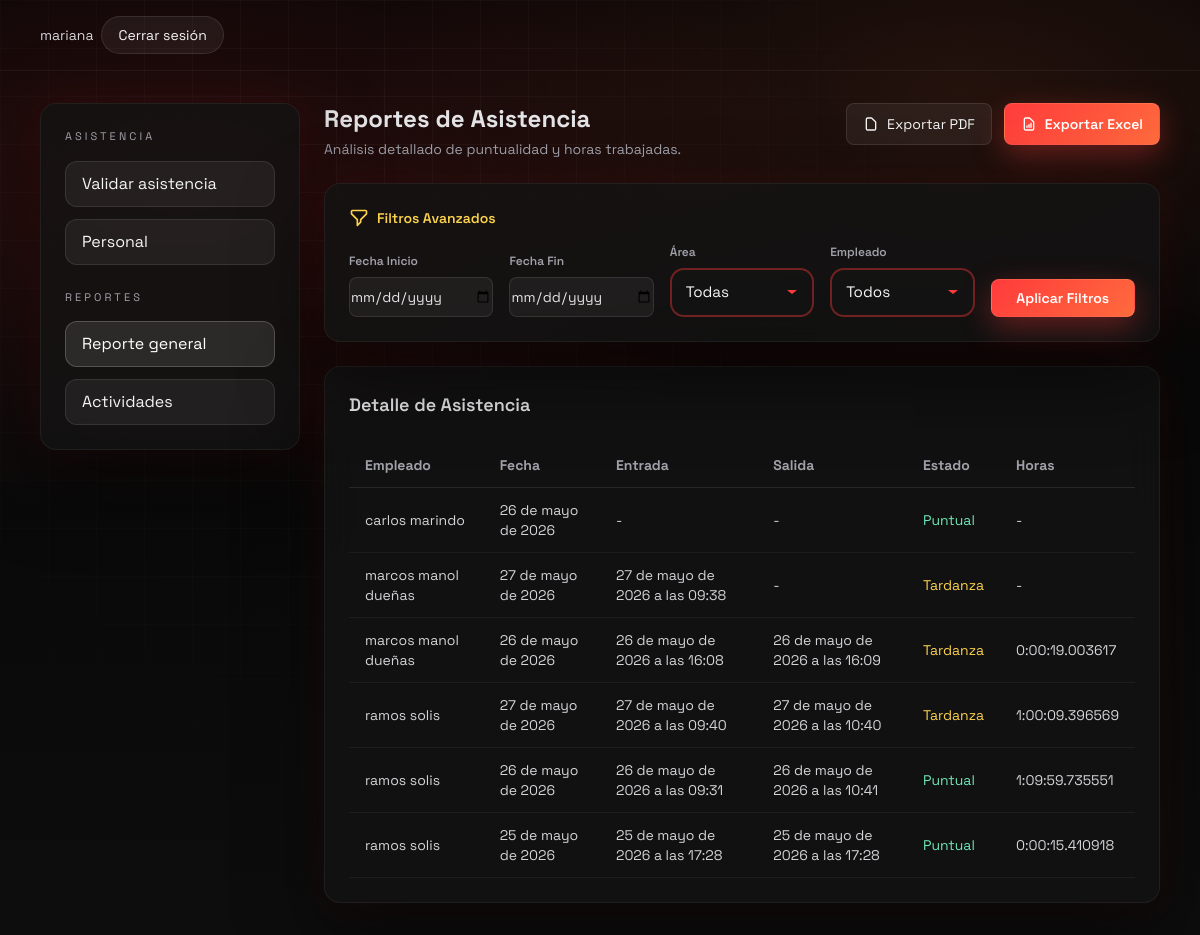
Screenshot of /asistencias/reporte/ (signed in) with the database file from the repository.
### asistencia/models.py (models this page shows, shortened)
class CustomUser(AbstractUser):
    ROL_ADMIN = "admin"
    ROL_RRHH = "rrhh"
    ROL_SUPERVISOR = "supervisor"
    ROL_EMPLEADO = "empleado"
    ROL_PPHH = "pphh"
    ROLES = (
        (ROL_ADMIN, "Administrador"),
        (ROL_RRHH, "RRHH"),
        (ROL_SUPERVISOR, "Supervisor"),
        (ROL_EMPLEADO, "Empleado"),
        (ROL_PPHH, "Practicante (PP.HH.)"),
    )
    rol = models.CharField(max_length=20, choices=ROLES, default=ROL_EMPLEADO)
    dni = models.CharField(max_length=11, unique=True, verbose_name="DNI/CE")
    supervisor = models.ForeignKey(
        'self',
        on_delete=models.SET_NULL,
        null=True,
        blank=True,
        related_name='subordinados'
    )
    horario = models.ForeignKey(
        Horario,
        on_delete=models.SET_NULL,
        null=True,
        blank=True,
        related_name='empleados'
    )
    area = models.ForeignKey(
        Area,
        on_delete=models.SET_NULL,
        null=True,
        blank=True,
        related_name='empleados',
        verbose_name="Área de Práctica"
    )
    permite_remoto = models.BooleanField(default=False)
    codigo_qr = models.CharField(
        max_length=50,
        unique=True,
        editable=False,
        null=True,
        blank=True,
        help_text="Código QR único del empleado para validar asistencia"
    )

class RegistroAsistencia(models.Model):
    ESTADO_A_TIEMPO = "a_tiempo"
    ESTADO_TARDANZA = "tardanza"
    ESTADO_FALTA = "falta"
    ESTADO_PERMISO = "permiso"
    ESTADO_RECUPERACION = "recuperacion"
    ESTADOS = (
        (ESTADO_A_TIEMPO, "A tiempo"),
        (ESTADO_TARDANZA, "Tardanza"),
        (ESTADO_FALTA, "Falta"),
        (ESTADO_PERMISO, "Permiso"),
        (ESTADO_RECUPERACION, "Recuperación"),
    )
    empleado = models.ForeignKey(CustomUser, on_delete=models.CASCADE, related_name="registros")
    fecha = models.DateField()
    hora_entrada = models.DateTimeField(null=True, blank=True)
    hora_salida = models.DateTimeField(null=True, blank=True)
    inicio_almuerzo = models.DateTimeField(null=True, blank=True)
    fin_almuerzo = models.DateTimeField(null=True, blank=True)
    estado = models.CharField(max_length=20, choices=ESTADOS, default=ESTADO_A_TIEMPO)
    ip_registro = models.GenericIPAddressField(protocol="IPv4", null=True, blank=True)
    latitud_entrada = models.DecimalField(max_digits=9, decimal_places=6, null=True, blank=True)
    longitud_entrada = models.DecimalField(max_digits=9, decimal_places=6, null=True, blank=True)
    latitud_salida = models.DecimalField(max_digits=9, decimal_places=6, null=True, blank=True)
    longitud_salida = models.DecimalField(max_digits=9, decimal_places=6, null=True, blank=True)
    precisión_entrada = models.FloatField(null=True, blank=True, help_text="Precisión GPS en metros")
    precisión_salida = models.FloatField(null=True, blank=True, help_text="Precisión GPS en metros")
    horas_netas_trabajadas = models.DurationField(null=True, blank=True)
    actividad_diaria = models.TextField(null=True, blank=True, help_text="Resumen de lo que hizo el practicante hoy.")
    class Meta:
        unique_together = ("empleado", "fecha")
        ordering = ["-fecha"]

### asistencia/views.py (the view)
# urls.py: path("asistencias/reporte/", views.ReporteAsistenciasView.as_view(), name="reporte"),
class ReporteAsistenciasView(LoginRequiredMixin, TemplateView):
    template_name = "asistencia/reporte.html"
    def dispatch(self, request, *args, **kwargs):
        if request.user.rol not in [
            CustomUser.ROL_ADMIN,
            CustomUser.ROL_RRHH,
            CustomUser.ROL_SUPERVISOR,
        ]:
            return redirect(obtener_redirect_por_rol(request.user))
        return super().dispatch(request, *args, **kwargs)
    def get_context_data(self, **kwargs):
        context = super().get_context_data(**kwargs)
        registros = RegistroAsistencia.objects.all()
        fecha_inicio = self.request.GET.get('fecha_inicio')
        fecha_fin = self.request.GET.get('fecha_fin')
        empleado_id = self.request.GET.get('empleado')
        area_id = self.request.GET.get('area')
        if fecha_inicio:
            registros = registros.filter(fecha__gte=fecha_inicio)
        if fecha_fin:
            registros = registros.filter(fecha__lte=fecha_fin)
        if empleado_id:
            registros = registros.filter(empleado_id=empleado_id)
        if area_id:
            registros = registros.filter(empleado__area_id=area_id)
        context["registros"] = registros.order_by(
            "empleado__first_name",
            "empleado__last_name",
            "-fecha",
            "-hora_entrada",
        )
        context['empleados_list'] = CustomUser.objects.filter(rol=CustomUser.ROL_EMPLEADO, is_active=True).order_by('first_name', 'last_name')
        context['areas_list'] = Area.objects.all().order_by('nombre')
        return context

### asistencia/templates/asistencia/reporte.html (shortened to what this page needs)
{% extends "asistencia/base_admin.html" %}
{% block admin_content %}
<div class="space-y-6">
    <div class="flex flex-col md:flex-row md:items-start md:justify-between gap-4">
        <div>
            <h2 class="text-2xl font-bold text-zinc-200 mb-1">Reportes de Asistencia</h2>
            <p class="text-sm text-zinc-400">Análisis detallado de puntualidad y horas trabajadas.</p>
        </div>
        <div class="flex gap-3">
            <button class="btn-ghost px-4 py-2.5 rounded-lg text-sm flex items-center gap-2">
                <svg class="w-4 h-4" fill="none" stroke="currentColor" viewBox="0 0 24 24"><path stroke-linecap="round" stroke-linejoin="round" stroke-width="2" d="M7 21h10a2 2 0 002-2V9.414a1 1 0 00-.293-.707l-5.414-5.414A1 1 0 0012.586 3H7a2 2 0 00-2 2v14a2 2 0 002 2z"></path></svg>
                Exportar PDF
            </button>
            <a href="{% url 'exportar_reporte_excel' %}?{{ request.GET.urlencode }}" class="btn-neo px-4 py-2.5 rounded-lg text-sm flex items-center gap-2">
                <svg class="w-4 h-4" fill="none" stroke="currentColor" viewBox="0 0 24 24"><path stroke-linecap="round" stroke-linejoin="round" stroke-width="2" d="M9 17v-2m3 2v-4m3 4v-6m2 10H7a2 2 0 01-2-2V5a2 2 0 012-2h5.586a1 1 0 01.707.293l5.414 5.414a1 1 0 01.293.707V19a2 2 0 01-2 2z"></path></svg>
                Exportar Excel
            </a>
        </div>
    </div>
    <div class="glass rounded-2xl p-6 space-y-4 overflow-visible relative z-50">
        <div class="flex items-center gap-2 text-amber-300 font-semibold text-sm">
            <svg class="w-5 h-5" fill="none" stroke="currentColor" viewBox="0 0 24 24"><path stroke-linecap="round" stroke-linejoin="round" stroke-width="2" d="M3 4a1 1 0 011-1h16a1 1 0 011 1v2.586a1 1 0 01-.293.707l-6.414 6.414a1 1 0 00-.293.707V17l-4 4v-6.586a1 1 0 00-.293-.707L3.293 7.293A1 1 0 013 6.586V4z"></path></svg>
            Filtros Avanzados
        </div>
        <form method="GET" action="" class="grid grid-cols-1 md:grid-cols-5 gap-4 items-end">
            <div>
                <label class="block text-xs font-semibold text-zinc-400 mb-2">Fecha Inicio</label>
                <input type="date" name="fecha_inicio" class="w-full text-sm py-2 rounded-lg bg-white/5 border border-white/10 text-zinc-200" value="{{ request.GET.fecha_inicio }}">
            </div>
            <div>
                <label class="block text-xs font-semibold text-zinc-400 mb-2">Fecha Fin</label>
                <input type="date" name="fecha_fin" class="w-full text-sm py-2 rounded-lg bg-white/5 border border-white/10 text-zinc-200" value="{{ request.GET.fecha_fin }}">
            </div>
            <div>
                <label class="block text-xs font-semibold text-zinc-400 mb-2">Área</label>
            </div>
            <div>
                <label class="block text-xs font-semibold text-zinc-400 mb-2">Empleado</label>
            </div>
            <div>
                <button type="submit" class="w-full btn-neo py-2 rounded-lg text-sm font-semibold">
                    Aplicar Filtros
                </button>
            </div>
        </form>
    </div>
    <div class="glass rounded-2xl p-6">
        <h3 class="text-lg font-semibold text-zinc-200 mb-6">Detalle de Asistencia</h3>
        <div class="overflow-x-auto">
            <table class="w-full text-sm text-zinc-300">
                <thead>
                    <tr class="text-left text-zinc-400 border-b border-white/10">
                        <th class="py-3 px-4">Empleado</th>
                        <th class="py-3 px-4">Fecha</th>
                        <th class="py-3 px-4">Entrada</th>
                        <th class="py-3 px-4">Salida</th>
                        <th class="py-3 px-4">Estado</th>
                        <th class="py-3 px-4">Horas</th>
                    </tr>
                </thead>
                <tbody>
                    {% for registro in registros %}
                    <tr class="border-b border-white/5 hover:bg-white/5 transition">
                        <td class="py-3 px-4">{{ registro.empleado.get_full_name|default:registro.empleado.username }}</td>
                        <td class="py-3 px-4">{{ registro.fecha }}</td>
                        <td class="py-3 px-4">{{ registro.hora_entrada|default:"-" }}</td>
                        <td class="py-3 px-4">{{ registro.hora_salida|default:"-" }}</td>
                        <td class="py-3 px-4">
                            {% if registro.estado == "a_tiempo" %}
                                <span class="text-emerald-300">Puntual</span>
                            {% elif registro.estado == "tardanza" %}
                                <span class="text-amber-300">Tardanza</span>
                            {% else %}
                                <span class="text-rose-300">Falta</span>
                            {% endif %}
                        </td>
                        <td class="py-3 px-4">{{ registro.horas_netas_trabajadas|default:"-" }}</td>
                    </tr>
                    {% empty %}
                    <tr>
                        <td colspan="6" class="py-8 px-4 text-center text-zinc-500">
                            Sin registros disponibles
                        </td>
                    </tr>
                    {% endfor %}
                </tbody>
            </table>
        </div>
    </div>
</div>
{% endblock %}

### asistencia/templates/asistencia/base.html (shortened to what this page needs)
<!DOCTYPE html>
<html lang="es">
<head>
    <script src="https://cdn.tailwindcss.com"></script>
</head>
<body>
    <div class="page-bg" aria-hidden="true"></div>
    <header class="relative z-10 border-b border-white/5">
        <div class="max-w-6xl mx-auto px-4 py-4 flex flex-wrap items-center justify-between gap-4">
            <div class="text-sm flex items-center gap-2">
                {% if user.is_authenticated %}
                <span class="hidden sm:inline-block text-zinc-300 truncate max-w-[150px]">{{ user.username }}</span>
                <form method="post" action="/logout/" class="inline m-0">
                    <button type="submit" class="btn-ghost px-3 sm:px-4 py-2 rounded-full text-xs sm:text-sm whitespace-nowrap">Cerrar sesión</button>
                </form>
                {% endif %}
            </div>
        </div>
    </header>
    <main class="relative z-10 {% block main_classes %}max-w-6xl mx-auto px-4 py-8{% endblock %}">
        {% block content %}{% endblock %}
    </main>
</body>
</html>

### asistencia/templates/asistencia/base.html (style rules this page uses)
:root { --bg: #050505; --bg-2: #0d0d0d; --panel: rgba(20, 20, 20, 0.78); --panel-border: rgba(255, 255, 255, 0.06); --glow: rgba(255, 35, 35, 0.45); --accent: #ff3b3b; --accent-2: #ff6b3d; --text: #f5f5f5; --muted: #a1a1aa; --text_main: #f5f5f5; --text_muted: #a1a1aa; --primary: #3b82f6; --primary_light: #eff6ff; --accent_green: #10b981; --accent_yellow: #f59e0b; --accent_red: #ef4444; --bg_light: #f3f4f6; }
body { font-family: "Space Grotesk", "Sora", sans-serif; color: var(--text); background: radial-gradient(1200px 600px at 15% 20%, rgba(255, 59, 59, 0.15), transparent 55%), radial-gradient(1000px 500px at 80% 10%, rgba(255, 107, 61, 0.12), transparent 60%), linear-gradient(180deg, var(--bg) 0%, var(--bg-2) 100%); min-height: 100vh; }
.page-bg { position: fixed; inset: 0; background-image: linear-gradient(rgba(255, 255, 255, 0.04) 1px, transparent 1px), linear-gradient(90deg, rgba(255, 255, 255, 0.04) 1px, transparent 1px); background-size: 48px 48px; mask-image: radial-gradient(circle at 30% 20%, black 0%, transparent 60%); pointer-events: none; z-index: 0; }
.glass { background: var(--panel); border: 1px solid var(--panel-border); box-shadow: 0 30px 80px rgba(0, 0, 0, 0.55), 0 0 40px rgba(255, 59, 59, 0.1); backdrop-filter: blur(18px); }
.btn-neo { background: linear-gradient(135deg, var(--accent), var(--accent-2)); color: #fff; font-weight: 600; border: 1px solid rgba(255, 255, 255, 0.08); box-shadow: 0 10px 30px rgba(255, 59, 59, 0.35); transition: transform 0.2s ease, box-shadow 0.2s ease, filter 0.2s ease; }
.btn-ghost { background: rgba(255, 255, 255, 0.06); border: 1px solid rgba(255, 255, 255, 0.1); color: var(--text); transition: border 0.2s ease, background 0.2s ease; }
.glass { background: var(--panel); border: 1px solid var(--panel-border); box-shadow: 0 30px 80px rgba(0,0,0,.55), 0 0 40px rgba(255,59,59,.1); backdrop-filter: blur(18px); overflow: visible !important; position: relative; z-index: 1; }

### rows the page displays
CustomUser: username "mariana"
RegistroAsistencia: empleado.get_full_name "carlos marindo", fecha "26 de mayo de 2026", hora_entrada "-", hora_salida "-", estado "Puntual", horas_netas_trabajadas "-"
RegistroAsistencia: empleado.get_full_name "marcos manol dueñas", fecha "27 de mayo de 2026", hora_entrada "27 de mayo de 2026 a las 09:38", hora_salida "-", estado "Tardanza", horas_netas_trabajadas "-"
RegistroAsistencia: empleado.get_full_name "marcos manol dueñas", fecha "26 de mayo de 2026", hora_entrada "26 de mayo de 2026 a las 16:08", hora_salida "26 de mayo de 2026 a las 16:09", estado "Tardanza", horas_netas_trabajadas "0:00:19.003617"
RegistroAsistencia: empleado.get_full_name "ramos solis", fecha "27 de mayo de 2026", hora_entrada "27 de mayo de 2026 a las 09:40", hora_salida "27 de mayo de 2026 a las 10:40", estado "Tardanza", horas_netas_trabajadas "1:00:09.396569"
RegistroAsistencia: empleado.get_full_name "ramos solis", fecha "26 de mayo de 2026", hora_entrada "26 de mayo de 2026 a las 09:31", hora_salida "26 de mayo de 2026 a las 10:41", estado "Puntual", horas_netas_trabajadas "1:09:59.735551"
RegistroAsistencia: empleado.get_full_name "ramos solis", fecha "25 de mayo de 2026", hora_entrada "25 de mayo de 2026 a las 17:28", hora_salida "25 de mayo de 2026 a las 17:28", estado "Puntual", horas_netas_trabajadas "0:00:15.410918"
